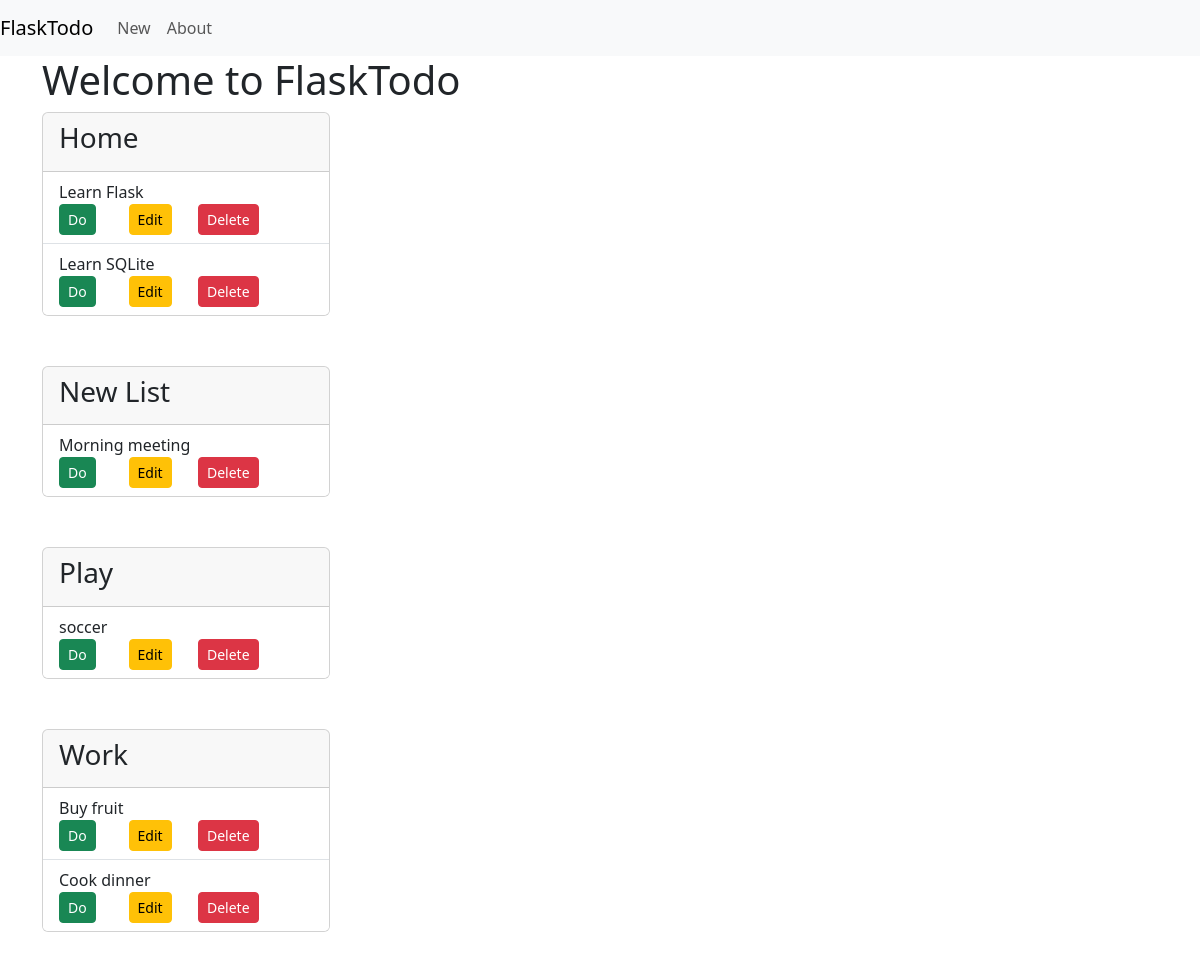
The page /index on the database as committed earlier.
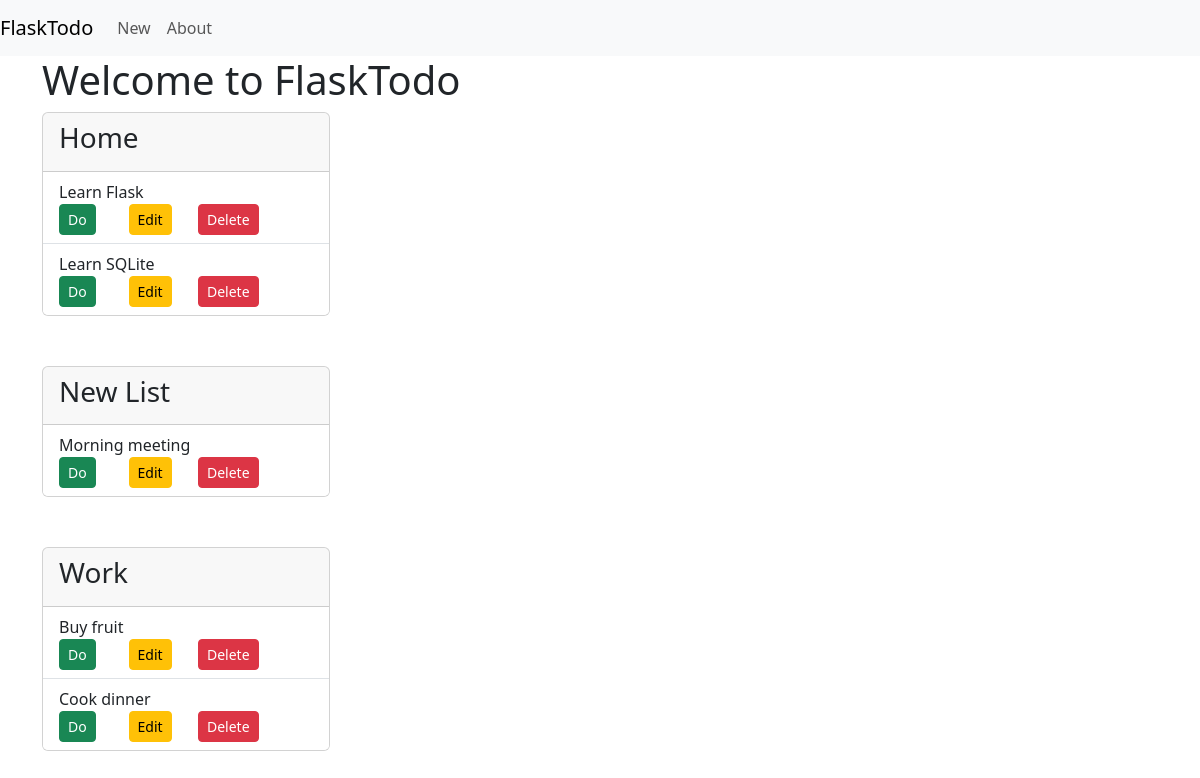
The same page on the database as committed later.
### tables this page shows
CREATE TABLE items (
    id INTEGER PRIMARY KEY AUTOINCREMENT,
    list_id INTEGER NOT NULL,
    created TIMESTAMP NOT NULL DEFAULT CURRENT_TIMESTAMP,
    content TEXT NOT NULL,
    done INTEGER NOT NULL DEFAULT 0,
    FOREIGN KEY (list_id) REFERENCES lists (id)
);

CREATE TABLE lists (
    id INTEGER PRIMARY KEY AUTOINCREMENT,
    created TIMESTAMP NOT NULL DEFAULT CURRENT_TIMESTAMP,
    title TEXT NOT NULL
);

### app.py (the view)
@app.route('/')
@app.route('/index')
def index():
    conn = get_db_connection()
    todos = conn.execute(
        'SELECT i.id, i.done, i.content, l.title FROM items i JOIN lists l ON i.list_id = l.id ORDER BY l.title;'
    ).fetchall()
    lists = {}
    for key, group in groupby(todos, key=lambda row: row['title']):
        lists[key] = list(group)
    conn.close()
    return render_template('index.html', lists=lists)

### app.py (called while the page is built)
def get_db_connection():
    conn = sqlite3.connect('database.db')
    conn.row_factory = sqlite3.Row
    return conn

### templates/index.html
{% extends 'base.html' %}
{% block content %}
    <h1>{% block title %} Welcome to FlaskTodo {% endblock %}</h1>
    {% for list, items in lists.items() %}
        <div class="card" style="width: 18rem; margin-bottom: 50px;">
            <div class="card-header">
                <h3>{{ list }}</h3>
            </div>
            <ul class="list-group list-group-flush">
                {% for item in items %}
                    <li class="list-group-item" {% if item['done'] %}style="text-decoration: line-through;"{% endif %}>
                        {{ item['content'] }}
                        {% if not item['done'] %}
                            {% set URL = 'do' %}
                            {% set BUTTON = 'Do' %}
                        {% else %}
                            {% set URL = 'undo' %}
                            {% set BUTTON = 'Undo' %}
                        {% endif %}
                    <div class="row">
                        <div class="col-12 col-md-3">
                            <form action="{{ url_for(URL, id=item['id']) }}" method="post">
                                <input type="submit" value="{{ BUTTON }}" class="btn btn-success btn-sm">
                            </form>
                        </div>
                        <div class="col-md-3 col-12">
                            <a href="{{ url_for('edit', id = item['id']) }}" class="btn btn-warning btn-sm">
                                Edit
                            </a>
                        </div>
                        <div class="col-md-3 col-12">
                            <form action="{{ url_for('delete', id=item['id']) }}" method="post">
                                <input type="submit" value="Delete" class="btn btn-danger btn-sm">
                            </form>
                        </div>
                    </div>
                    </li>
                {% endfor %}
            </ul>
        </div>
    {% endfor %}
{% endblock %}

### templates/base.html (shortened to what this page needs)
{% from 'bootstrap5/utils.html' import render_messages %}
<!doctype html>
<html lang="en">
    <head>
        {% block head %}
        {% block styles %}
            {{ bootstrap.load_css() }}
        {% endblock %}
        {% endblock %}
    </head>
    <body>
        <nav class="navbar navbar-expand-md navbar-light bg-light">
            <a class="navbar-brand" href="{{ url_for('index')}}">FlaskTodo</a>
            <div class="collapse navbar-collapse" id="navbarNav">
                <ul class="navbar-nav">
                    <li class="nav-item active">
                        <a class="nav-link" href="{{ url_for('create') }}">New</a>
                    </li>
                    <li class="nav-item active">
                    <a class="nav-link" href="#">About</a>
                </li>
                </ul>
            </div>
        </nav>
        <div class="container">
            {% block content %} {% endblock %}
        </div>
    </body>
</html>

Rows that differ between the two databases and show on the page:
removed items: title "Play", content "soccer"
